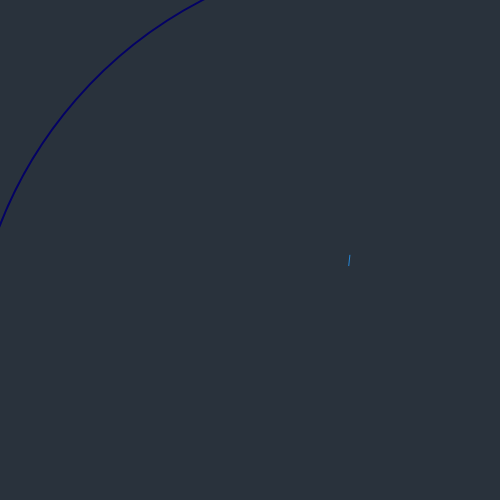
Frame 1 (no input)
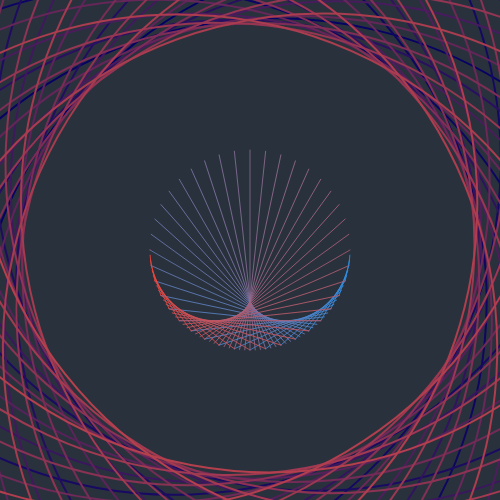
Frame 60 (no input)
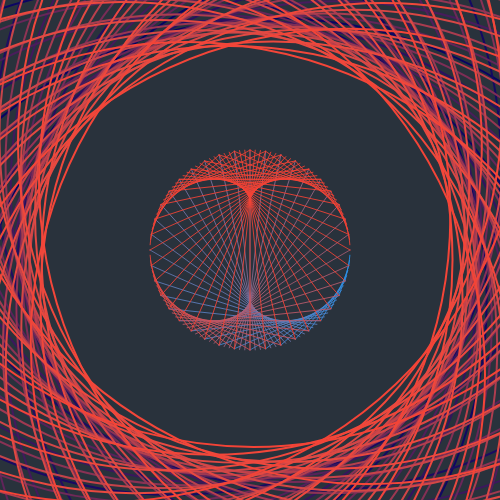
Frame 120 (the mouse pressed at the canvas centre since frame 60)

The p5.js sketch that drew these frames (run headless with seeded random() and noise() and a simulated clock; from frame 60 on, the mouse is pressed at the canvas centre):

// p5.js sketch
// ── sketch.js
function setup() {
  createCanvas(500, 500);
  background('#29323c');
  angleMode(DEGREES);
  frameRate(60)
  }

function draw() {

  translate(width/2,height/2);
  stroke(lerpColor(color('#2196f3'), color('#f44336'), frameCount/60));
  rotate(frameCount*9);
  strokeWeight(0.8);
  line(100,0,100*cos(frameCount*6),-100*sin(frameCount*6));
  
  // noFill();  
  // rotate(frameCount*20);
  // stroke(lerpColor(color('#fc00ff'), color('#00dbde'), frameCount/80));
  // rect(220,0,300,500);
  rotate(frameCount*32);
  stroke(lerpColor(color(frameCount*2,frameCount,100),color('#f44336'),frameCount/120));
  //fill(frameCount,frameCount/12,frameCount/2);
  noFill();
  strokeWeight(2);
  ellipse(200,frameCount,860,860);
  if (frameCount == 60) {
    noLoop();
  }

}
